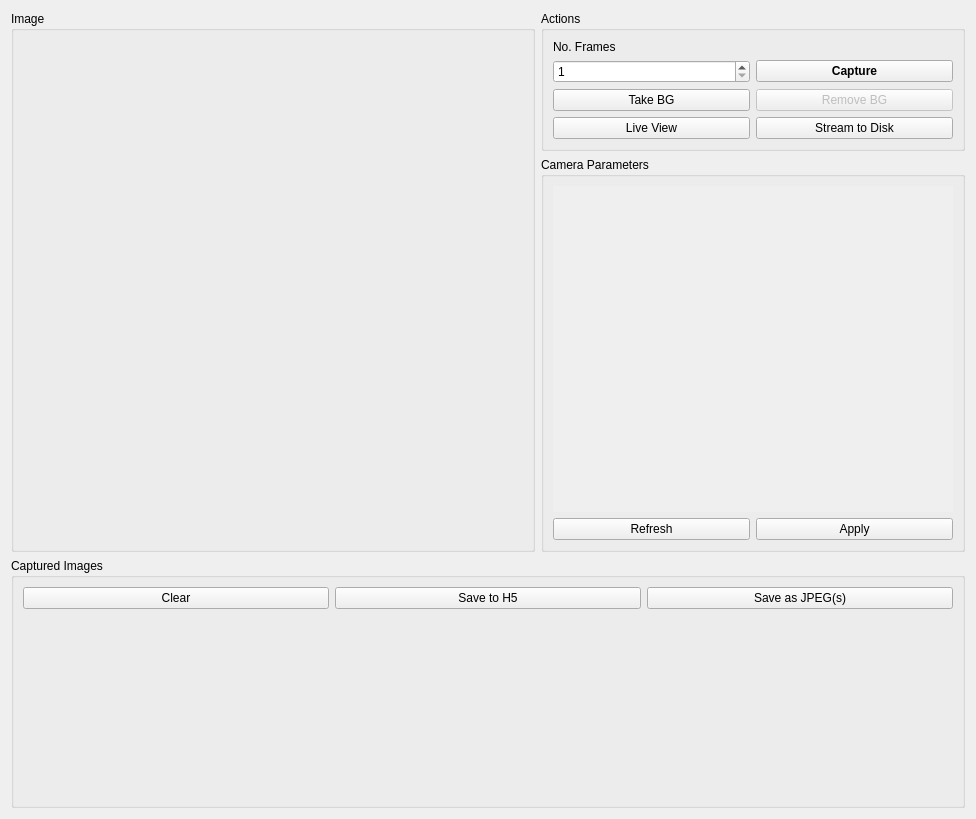
<?xml version="1.0" encoding="UTF-8"?>
<ui version="4.0">
 <class>Form</class>
 <widget class="QWidget" name="Form">
  <property name="geometry">
   <rect>
    <x>0</x>
    <y>0</y>
    <width>958</width>
    <height>812</height>
   </rect>
  </property>
  <property name="maximumSize">
   <size>
    <width>958</width>
    <height>886</height>
   </size>
  </property>
  <property name="windowTitle">
   <string>Fast Camera Control</string>
  </property>
  <layout class="QGridLayout" name="gridLayout_2">
   <item row="2" column="1" rowspan="3" colspan="2">
    <widget class="QGroupBox" name="groupBox">
     <property name="sizePolicy">
      <sizepolicy hsizetype="Fixed" vsizetype="Expanding">
       <horstretch>0</horstretch>
       <verstretch>100</verstretch>
      </sizepolicy>
     </property>
     <property name="title">
      <string>Camera Parameters</string>
     </property>
     <layout class="QVBoxLayout" name="verticalLayout_2">
      <item>
       <widget class="QScrollArea" name="scrollArea">
        <property name="minimumSize">
         <size>
          <width>400</width>
          <height>0</height>
         </size>
        </property>
        <property name="frameShape">
         <enum>QFrame::NoFrame</enum>
        </property>
        <property name="verticalScrollBarPolicy">
         <enum>Qt::ScrollBarAsNeeded</enum>
        </property>
        <property name="horizontalScrollBarPolicy">
         <enum>Qt::ScrollBarAsNeeded</enum>
        </property>
        <property name="widgetResizable">
         <bool>true</bool>
        </property>
        <widget class="QWidget" name="scrollAreaWidgetContents">
         <property name="geometry">
          <rect>
           <x>0</x>
           <y>0</y>
           <width>400</width>
           <height>274</height>
          </rect>
         </property>
         <property name="sizePolicy">
          <sizepolicy hsizetype="Preferred" vsizetype="Expanding">
           <horstretch>0</horstretch>
           <verstretch>0</verstretch>
          </sizepolicy>
         </property>
         <layout class="QVBoxLayout" name="verticalLayout">
          <item>
           <layout class="QFormLayout" name="cameraParameters">
            <property name="sizeConstraint">
             <enum>QLayout::SetDefaultConstraint</enum>
            </property>
           </layout>
          </item>
         </layout>
        </widget>
       </widget>
      </item>
      <item>
       <layout class="QHBoxLayout" name="horizontalLayout_4">
        <item>
         <widget class="QPushButton" name="refreshButton">
          <property name="text">
           <string>Refresh</string>
          </property>
         </widget>
        </item>
        <item>
         <widget class="QPushButton" name="applyButton">
          <property name="text">
           <string>Apply</string>
          </property>
         </widget>
        </item>
       </layout>
      </item>
     </layout>
    </widget>
   </item>
   <item row="1" column="1" colspan="2">
    <widget class="QGroupBox" name="groupBox_2">
     <property name="sizePolicy">
      <sizepolicy hsizetype="MinimumExpanding" vsizetype="Minimum">
       <horstretch>0</horstretch>
       <verstretch>0</verstretch>
      </sizepolicy>
     </property>
     <property name="title">
      <string>Actions</string>
     </property>
     <layout class="QGridLayout" name="gridLayout">
      <item row="3" column="1">
       <widget class="QPushButton" name="removeBGButton">
        <property name="enabled">
         <bool>false</bool>
        </property>
        <property name="text">
         <string>Remove BG</string>
        </property>
        <property name="checkable">
         <bool>true</bool>
        </property>
        <property name="flat">
         <bool>false</bool>
        </property>
       </widget>
      </item>
      <item row="3" column="0">
       <widget class="QPushButton" name="takeBGButton">
        <property name="text">
         <string>Take BG</string>
        </property>
       </widget>
      </item>
      <item row="4" column="1">
       <widget class="QPushButton" name="streamToDiskButton">
        <property name="enabled">
         <bool>true</bool>
        </property>
        <property name="text">
         <string>Stream to Disk</string>
        </property>
       </widget>
      </item>
      <item row="4" column="0">
       <widget class="QPushButton" name="liveViewButton">
        <property name="enabled">
         <bool>true</bool>
        </property>
        <property name="text">
         <string>Live View</string>
        </property>
        <property name="checkable">
         <bool>true</bool>
        </property>
        <property name="checked">
         <bool>false</bool>
        </property>
       </widget>
      </item>
      <item row="1" column="1">
       <widget class="QPushButton" name="captureButton">
        <property name="sizePolicy">
         <sizepolicy hsizetype="Minimum" vsizetype="Fixed">
          <horstretch>1</horstretch>
          <verstretch>0</verstretch>
         </sizepolicy>
        </property>
        <property name="maximumSize">
         <size>
          <width>16777215</width>
          <height>16777215</height>
         </size>
        </property>
        <property name="font">
         <font>
          <weight>75</weight>
          <bold>true</bold>
          <underline>false</underline>
          <kerning>true</kerning>
         </font>
        </property>
        <property name="text">
         <string>Capture</string>
        </property>
       </widget>
      </item>
      <item row="1" column="0">
       <widget class="QSpinBox" name="numberOfFrames">
        <property name="sizePolicy">
         <sizepolicy hsizetype="Minimum" vsizetype="Fixed">
          <horstretch>1</horstretch>
          <verstretch>0</verstretch>
         </sizepolicy>
        </property>
        <property name="minimumSize">
         <size>
          <width>150</width>
          <height>0</height>
         </size>
        </property>
        <property name="layoutDirection">
         <enum>Qt::LeftToRight</enum>
        </property>
        <property name="minimum">
         <number>1</number>
        </property>
        <property name="maximum">
         <number>999999999</number>
        </property>
        <property name="stepType">
         <enum>QAbstractSpinBox::DefaultStepType</enum>
        </property>
       </widget>
      </item>
      <item row="0" column="0">
       <widget class="QLabel" name="label_3">
        <property name="text">
         <string>No. Frames</string>
        </property>
       </widget>
      </item>
     </layout>
    </widget>
   </item>
   <item row="5" column="0" colspan="3">
    <widget class="QGroupBox" name="capturedImages">
     <property name="sizePolicy">
      <sizepolicy hsizetype="Preferred" vsizetype="MinimumExpanding">
       <horstretch>0</horstretch>
       <verstretch>0</verstretch>
      </sizepolicy>
     </property>
     <property name="minimumSize">
      <size>
       <width>0</width>
       <height>250</height>
      </size>
     </property>
     <property name="title">
      <string>Captured Images</string>
     </property>
     <layout class="QVBoxLayout" name="verticalLayout_4">
      <item>
       <layout class="QHBoxLayout" name="horizontalLayout_6">
        <item alignment="Qt::AlignTop">
         <widget class="QPushButton" name="clearImages">
          <property name="text">
           <string>Clear</string>
          </property>
         </widget>
        </item>
        <item alignment="Qt::AlignTop">
         <widget class="QPushButton" name="writeImages">
          <property name="text">
           <string>Save to H5</string>
          </property>
         </widget>
        </item>
        <item alignment="Qt::AlignTop">
         <widget class="QPushButton" name="saveImages">
          <property name="text">
           <string>Save as JPEG(s)</string>
          </property>
         </widget>
        </item>
       </layout>
      </item>
     </layout>
    </widget>
   </item>
   <item row="1" column="0" rowspan="4">
    <layout class="QVBoxLayout" name="verticalLayout_5">
     <property name="spacing">
      <number>0</number>
     </property>
     <item>
      <widget class="QGroupBox" name="cameraGroup">
       <property name="sizePolicy">
        <sizepolicy hsizetype="Fixed" vsizetype="Expanding">
         <horstretch>1</horstretch>
         <verstretch>1</verstretch>
        </sizepolicy>
       </property>
       <property name="title">
        <string>Image</string>
       </property>
       <layout class="QVBoxLayout" name="verticalLayout_3">
        <item>
         <widget class="QLabel" name="cameraImage">
          <property name="sizePolicy">
           <sizepolicy hsizetype="Expanding" vsizetype="Expanding">
            <horstretch>1</horstretch>
            <verstretch>1</verstretch>
           </sizepolicy>
          </property>
          <property name="minimumSize">
           <size>
            <width>500</width>
            <height>500</height>
           </size>
          </property>
          <property name="text">
           <string/>
          </property>
         </widget>
        </item>
       </layout>
      </widget>
     </item>
    </layout>
   </item>
  </layout>
 </widget>
 <resources/>
 <connections/>
</ui>
